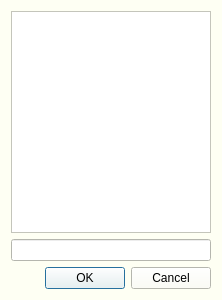
<?xml version="1.0" encoding="UTF-8"?>
<ui version="4.0">
 <class>Dialog</class>
 <widget class="QDialog" name="Dialog">
  <property name="geometry">
   <rect>
    <x>0</x>
    <y>0</y>
    <width>222</width>
    <height>300</height>
   </rect>
  </property>
  <property name="maximumSize">
   <size>
    <width>300</width>
    <height>300</height>
   </size>
  </property>
  <property name="palette">
   <palette>
    <active>
     <colorrole role="WindowText">
      <brush brushstyle="SolidPattern">
       <color alpha="255">
        <red>0</red>
        <green>0</green>
        <blue>0</blue>
       </color>
      </brush>
     </colorrole>
     <colorrole role="Button">
      <brush brushstyle="SolidPattern">
       <color alpha="255">
        <red>254</red>
        <green>255</green>
        <blue>243</blue>
       </color>
      </brush>
     </colorrole>
     <colorrole role="Light">
      <brush brushstyle="SolidPattern">
       <color alpha="255">
        <red>255</red>
        <green>255</green>
        <blue>255</blue>
       </color>
      </brush>
     </colorrole>
     <colorrole role="Midlight">
      <brush brushstyle="SolidPattern">
       <color alpha="255">
        <red>254</red>
        <green>255</green>
        <blue>249</blue>
       </color>
      </brush>
     </colorrole>
     <colorrole role="Dark">
      <brush brushstyle="SolidPattern">
       <color alpha="255">
        <red>127</red>
        <green>127</green>
        <blue>121</blue>
       </color>
      </brush>
     </colorrole>
     <colorrole role="Mid">
      <brush brushstyle="SolidPattern">
       <color alpha="255">
        <red>169</red>
        <green>170</green>
        <blue>162</blue>
       </color>
      </brush>
     </colorrole>
     <colorrole role="Text">
      <brush brushstyle="SolidPattern">
       <color alpha="255">
        <red>0</red>
        <green>0</green>
        <blue>0</blue>
       </color>
      </brush>
     </colorrole>
     <colorrole role="BrightText">
      <brush brushstyle="SolidPattern">
       <color alpha="255">
        <red>255</red>
        <green>255</green>
        <blue>255</blue>
       </color>
      </brush>
     </colorrole>
     <colorrole role="ButtonText">
      <brush brushstyle="SolidPattern">
       <color alpha="255">
        <red>0</red>
        <green>0</green>
        <blue>0</blue>
       </color>
      </brush>
     </colorrole>
     <colorrole role="Base">
      <brush brushstyle="SolidPattern">
       <color alpha="255">
        <red>255</red>
        <green>255</green>
        <blue>255</blue>
       </color>
      </brush>
     </colorrole>
     <colorrole role="Window">
      <brush brushstyle="SolidPattern">
       <color alpha="255">
        <red>254</red>
        <green>255</green>
        <blue>243</blue>
       </color>
      </brush>
     </colorrole>
     <colorrole role="Shadow">
      <brush brushstyle="SolidPattern">
       <color alpha="255">
        <red>0</red>
        <green>0</green>
        <blue>0</blue>
       </color>
      </brush>
     </colorrole>
     <colorrole role="AlternateBase">
      <brush brushstyle="SolidPattern">
       <color alpha="255">
        <red>254</red>
        <green>255</green>
        <blue>249</blue>
       </color>
      </brush>
     </colorrole>
     <colorrole role="ToolTipBase">
      <brush brushstyle="SolidPattern">
       <color alpha="255">
        <red>255</red>
        <green>255</green>
        <blue>220</blue>
       </color>
      </brush>
     </colorrole>
     <colorrole role="ToolTipText">
      <brush brushstyle="SolidPattern">
       <color alpha="255">
        <red>0</red>
        <green>0</green>
        <blue>0</blue>
       </color>
      </brush>
     </colorrole>
    </active>
    <inactive>
     <colorrole role="WindowText">
      <brush brushstyle="SolidPattern">
       <color alpha="255">
        <red>0</red>
        <green>0</green>
        <blue>0</blue>
       </color>
      </brush>
     </colorrole>
     <colorrole role="Button">
      <brush brushstyle="SolidPattern">
       <color alpha="255">
        <red>254</red>
        <green>255</green>
        <blue>243</blue>
       </color>
      </brush>
     </colorrole>
     <colorrole role="Light">
      <brush brushstyle="SolidPattern">
       <color alpha="255">
        <red>255</red>
        <green>255</green>
        <blue>255</blue>
       </color>
      </brush>
     </colorrole>
     <colorrole role="Midlight">
      <brush brushstyle="SolidPattern">
       <color alpha="255">
        <red>254</red>
        <green>255</green>
        <blue>249</blue>
       </color>
      </brush>
     </colorrole>
     <colorrole role="Dark">
      <brush brushstyle="SolidPattern">
       <color alpha="255">
        <red>127</red>
        <green>127</green>
        <blue>121</blue>
       </color>
      </brush>
     </colorrole>
     <colorrole role="Mid">
      <brush brushstyle="SolidPattern">
       <color alpha="255">
        <red>169</red>
        <green>170</green>
        <blue>162</blue>
       </color>
      </brush>
     </colorrole>
     <colorrole role="Text">
      <brush brushstyle="SolidPattern">
       <color alpha="255">
        <red>0</red>
        <green>0</green>
        <blue>0</blue>
       </color>
      </brush>
     </colorrole>
     <colorrole role="BrightText">
      <brush brushstyle="SolidPattern">
       <color alpha="255">
        <red>255</red>
        <green>255</green>
        <blue>255</blue>
       </color>
      </brush>
     </colorrole>
     <colorrole role="ButtonText">
      <brush brushstyle="SolidPattern">
       <color alpha="255">
        <red>0</red>
        <green>0</green>
        <blue>0</blue>
       </color>
      </brush>
     </colorrole>
     <colorrole role="Base">
      <brush brushstyle="SolidPattern">
       <color alpha="255">
        <red>255</red>
        <green>255</green>
        <blue>255</blue>
       </color>
      </brush>
     </colorrole>
     <colorrole role="Window">
      <brush brushstyle="SolidPattern">
       <color alpha="255">
        <red>254</red>
        <green>255</green>
        <blue>243</blue>
       </color>
      </brush>
     </colorrole>
     <colorrole role="Shadow">
      <brush brushstyle="SolidPattern">
       <color alpha="255">
        <red>0</red>
        <green>0</green>
        <blue>0</blue>
       </color>
      </brush>
     </colorrole>
     <colorrole role="AlternateBase">
      <brush brushstyle="SolidPattern">
       <color alpha="255">
        <red>254</red>
        <green>255</green>
        <blue>249</blue>
       </color>
      </brush>
     </colorrole>
     <colorrole role="ToolTipBase">
      <brush brushstyle="SolidPattern">
       <color alpha="255">
        <red>255</red>
        <green>255</green>
        <blue>220</blue>
       </color>
      </brush>
     </colorrole>
     <colorrole role="ToolTipText">
      <brush brushstyle="SolidPattern">
       <color alpha="255">
        <red>0</red>
        <green>0</green>
        <blue>0</blue>
       </color>
      </brush>
     </colorrole>
    </inactive>
    <disabled>
     <colorrole role="WindowText">
      <brush brushstyle="SolidPattern">
       <color alpha="255">
        <red>127</red>
        <green>127</green>
        <blue>121</blue>
       </color>
      </brush>
     </colorrole>
     <colorrole role="Button">
      <brush brushstyle="SolidPattern">
       <color alpha="255">
        <red>254</red>
        <green>255</green>
        <blue>243</blue>
       </color>
      </brush>
     </colorrole>
     <colorrole role="Light">
      <brush brushstyle="SolidPattern">
       <color alpha="255">
        <red>255</red>
        <green>255</green>
        <blue>255</blue>
       </color>
      </brush>
     </colorrole>
     <colorrole role="Midlight">
      <brush brushstyle="SolidPattern">
       <color alpha="255">
        <red>254</red>
        <green>255</green>
        <blue>249</blue>
       </color>
      </brush>
     </colorrole>
     <colorrole role="Dark">
      <brush brushstyle="SolidPattern">
       <color alpha="255">
        <red>127</red>
        <green>127</green>
        <blue>121</blue>
       </color>
      </brush>
     </colorrole>
     <colorrole role="Mid">
      <brush brushstyle="SolidPattern">
       <color alpha="255">
        <red>169</red>
        <green>170</green>
        <blue>162</blue>
       </color>
      </brush>
     </colorrole>
     <colorrole role="Text">
      <brush brushstyle="SolidPattern">
       <color alpha="255">
        <red>127</red>
        <green>127</green>
        <blue>121</blue>
       </color>
      </brush>
     </colorrole>
     <colorrole role="BrightText">
      <brush brushstyle="SolidPattern">
       <color alpha="255">
        <red>255</red>
        <green>255</green>
        <blue>255</blue>
       </color>
      </brush>
     </colorrole>
     <colorrole role="ButtonText">
      <brush brushstyle="SolidPattern">
       <color alpha="255">
        <red>127</red>
        <green>127</green>
        <blue>121</blue>
       </color>
      </brush>
     </colorrole>
     <colorrole role="Base">
      <brush brushstyle="SolidPattern">
       <color alpha="255">
        <red>254</red>
        <green>255</green>
        <blue>243</blue>
       </color>
      </brush>
     </colorrole>
     <colorrole role="Window">
      <brush brushstyle="SolidPattern">
       <color alpha="255">
        <red>254</red>
        <green>255</green>
        <blue>243</blue>
       </color>
      </brush>
     </colorrole>
     <colorrole role="Shadow">
      <brush brushstyle="SolidPattern">
       <color alpha="255">
        <red>0</red>
        <green>0</green>
        <blue>0</blue>
       </color>
      </brush>
     </colorrole>
     <colorrole role="AlternateBase">
      <brush brushstyle="SolidPattern">
       <color alpha="255">
        <red>254</red>
        <green>255</green>
        <blue>243</blue>
       </color>
      </brush>
     </colorrole>
     <colorrole role="ToolTipBase">
      <brush brushstyle="SolidPattern">
       <color alpha="255">
        <red>255</red>
        <green>255</green>
        <blue>220</blue>
       </color>
      </brush>
     </colorrole>
     <colorrole role="ToolTipText">
      <brush brushstyle="SolidPattern">
       <color alpha="255">
        <red>0</red>
        <green>0</green>
        <blue>0</blue>
       </color>
      </brush>
     </colorrole>
    </disabled>
   </palette>
  </property>
  <property name="windowTitle">
   <string>Dialog</string>
  </property>
  <layout class="QVBoxLayout" name="verticalLayout">
   <item>
    <widget class="QListWidget" name="lstNode">
     <property name="palette">
      <palette>
       <active>
        <colorrole role="Highlight">
         <brush brushstyle="SolidPattern">
          <color alpha="255">
           <red>51</red>
           <green>153</green>
           <blue>255</blue>
          </color>
         </brush>
        </colorrole>
        <colorrole role="HighlightedText">
         <brush brushstyle="SolidPattern">
          <color alpha="255">
           <red>255</red>
           <green>255</green>
           <blue>255</blue>
          </color>
         </brush>
        </colorrole>
       </active>
       <inactive>
        <colorrole role="Highlight">
         <brush brushstyle="SolidPattern">
          <color alpha="255">
           <red>51</red>
           <green>153</green>
           <blue>255</blue>
          </color>
         </brush>
        </colorrole>
        <colorrole role="HighlightedText">
         <brush brushstyle="SolidPattern">
          <color alpha="255">
           <red>255</red>
           <green>255</green>
           <blue>255</blue>
          </color>
         </brush>
        </colorrole>
       </inactive>
       <disabled>
        <colorrole role="Highlight">
         <brush brushstyle="SolidPattern">
          <color alpha="255">
           <red>51</red>
           <green>153</green>
           <blue>255</blue>
          </color>
         </brush>
        </colorrole>
        <colorrole role="HighlightedText">
         <brush brushstyle="SolidPattern">
          <color alpha="255">
           <red>255</red>
           <green>255</green>
           <blue>255</blue>
          </color>
         </brush>
        </colorrole>
       </disabled>
      </palette>
     </property>
     <property name="horizontalScrollBarPolicy">
      <enum>Qt::ScrollBarAlwaysOff</enum>
     </property>
    </widget>
   </item>
   <item>
    <widget class="QLineEdit" name="leId"/>
   </item>
   <item>
    <widget class="QDialogButtonBox" name="buttonBox">
     <property name="orientation">
      <enum>Qt::Horizontal</enum>
     </property>
     <property name="standardButtons">
      <set>QDialogButtonBox::Cancel|QDialogButtonBox::Ok</set>
     </property>
    </widget>
   </item>
  </layout>
 </widget>
 <resources/>
 <connections>
  <connection>
   <sender>buttonBox</sender>
   <signal>accepted()</signal>
   <receiver>Dialog</receiver>
   <slot>accept()</slot>
   <hints>
    <hint type="sourcelabel">
     <x>248</x>
     <y>254</y>
    </hint>
    <hint type="destinationlabel">
     <x>157</x>
     <y>274</y>
    </hint>
   </hints>
  </connection>
  <connection>
   <sender>buttonBox</sender>
   <signal>rejected()</signal>
   <receiver>Dialog</receiver>
   <slot>reject()</slot>
   <hints>
    <hint type="sourcelabel">
     <x>316</x>
     <y>260</y>
    </hint>
    <hint type="destinationlabel">
     <x>286</x>
     <y>274</y>
    </hint>
   </hints>
  </connection>
 </connections>
</ui>
